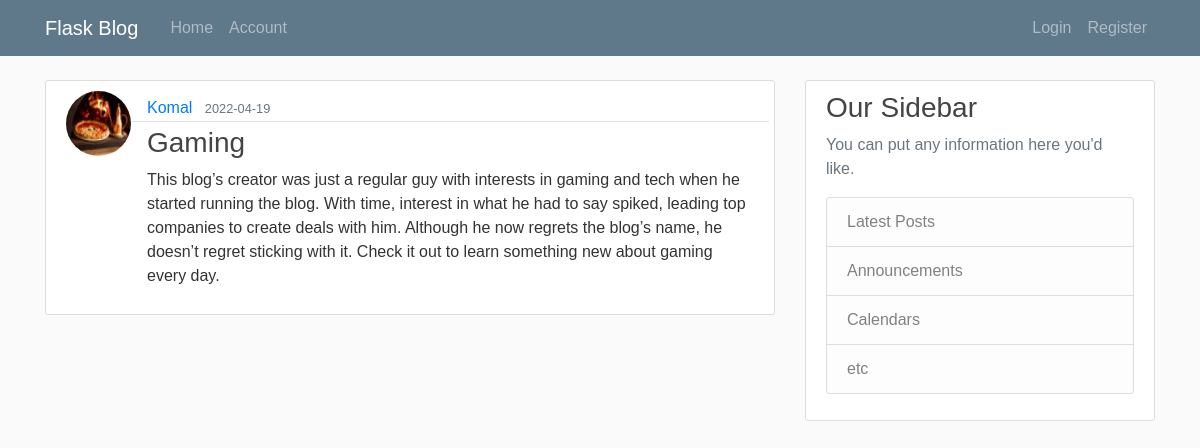
The app's page /post/4 with its own data.
### blog/models.py (models this page shows, shortened)
class User(db.Model, UserMixin):
	id = db.Column(db.Integer(), primary_key=True)
	username = db.Column(db.String(length=30), nullable=False, unique=True)
	email = db.Column(db.String(length=120), nullable=False, unique=True)
	img = db.Column(db.String(length=20), nullable=False, default="default.jpg")
	password = db.Column(db.String(length=60), nullable=False)
	posts = db.relationship('Post', backref='author', lazy=True)

class Post(db.Model):
	id = db.Column(db.Integer(), primary_key=True)
	title = db.Column(db.String(length=100), nullable=False)
	date_posted = db.Column(db.DateTime, nullable=False, default=lambda self: datetime.now())
	content = db.Column(db.Text, nullable=False)
	user_id = db.Column(db.Integer(), db.ForeignKey('user.id'), nullable=False)

### blog/posts/routes.py (the view)
@posts.route('/post/<int:post_id>')
def post(post_id):
	post = Post.query.get_or_404(post_id)
	return render_template('post.html', title=post.title, post=post)

### blog/templates/post.html (shortened to what this page needs)
{% extends 'layout.html' %}
{% block content %}
		<article class="media content-section">
		  <img class="rounded-circle article-img" src="{{ url_for('static', filename='IMG/' + post.author.img) }}">
		  <div class="media-body">
		    <div class="article-metadata row" >
		      <div class="col">
		      	<a class="mr-2" href="{{ url_for('users.user_posts', username=post.author.username) }}">{{ post.author.username }}</a>
		      	<small class="text-muted">{{ post.date_posted.strftime('%Y-%m-%d') }}</small>
		      </div>
		      <div class="col d-md-flex justify-content-md-end">
		      </div>
		    </div>
		    <h3 class="article-title">{{ post.title }}</h3>
		    <p class="article-content">{{ post.content }}</p>
		  </div>
		</article>
{% endblock %}

### blog/static/main.css (style rules this page uses)
body { background: #fafafa; color: #333333; margin-top: 5rem; font-family: 'Ubuntu', sans-serif; }
h1, h2, h3, h4, h5, h6 { color: #444444; }
.content-section { background: #ffffff; padding: 10px 20px; border: 1px solid #dddddd; border-radius: 3px; margin-bottom: 20px; }
.article-title { color: #444444; }
.article-content { white-space: pre-line; }
.article-img { height: 65px; width: 65px; margin-right: 16px; }
.article-metadata { padding-bottom: 1px; margin-bottom: 4px; border-bottom: 1px solid #e3e3e3 }
.media-body { margin-top: 5px; }

### records on screen
User: img (picture), author.username "Komal"
Post: date_posted "2022-04-19", title "Gaming", content "This blog’s creator was just a regular guy with interests in gaming and tech when he started running the blog. With time, interest in what he had to say spiked, leading top companies to create deals with him. Although he now regrets the blog’s name, he doesn’t regret sticking with it. Check it out to learn something new about gaming every day."
